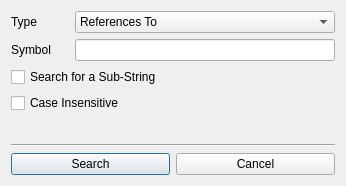
<?xml version="1.0" encoding="UTF-8"?>
<ui version="4.0">
 <class>CScope</class>
 <widget class="QDialog" name="CScope">
  <property name="geometry">
   <rect>
    <x>0</x>
    <y>0</y>
    <width>346</width>
    <height>186</height>
   </rect>
  </property>
  <property name="windowTitle">
   <string>CScope Lookup</string>
  </property>
  <layout class="QVBoxLayout" name="verticalLayout_2">
   <item>
    <layout class="QHBoxLayout" name="horizontalLayout">
     <item>
      <widget class="QLabel" name="typeLabel">
       <property name="text">
        <string>Type</string>
       </property>
      </widget>
     </item>
     <item>
      <widget class="QComboBox" name="typeComboBox">
       <property name="sizePolicy">
        <sizepolicy hsizetype="Minimum" vsizetype="Fixed">
         <horstretch>0</horstretch>
         <verstretch>0</verstretch>
        </sizepolicy>
       </property>
       <property name="minimumSize">
        <size>
         <width>260</width>
         <height>0</height>
        </size>
       </property>
       <item>
        <property name="text">
         <string>References To</string>
        </property>
       </item>
       <item>
        <property name="text">
         <string>Definition Of</string>
        </property>
       </item>
       <item>
        <property name="text">
         <string>Functions Called By</string>
        </property>
       </item>
       <item>
        <property name="text">
         <string>Functions Calling</string>
        </property>
       </item>
       <item>
        <property name="text">
         <string>Find Text</string>
        </property>
       </item>
       <item>
        <property name="text">
         <string>?</string>
        </property>
       </item>
       <item>
        <property name="text">
         <string>-</string>
        </property>
       </item>
       <item>
        <property name="text">
         <string>Find File</string>
        </property>
       </item>
       <item>
        <property name="text">
         <string>Including Files</string>
        </property>
       </item>
      </widget>
     </item>
    </layout>
   </item>
   <item>
    <layout class="QHBoxLayout" name="horizontalLayout_2">
     <item>
      <widget class="QLabel" name="symbolLabel">
       <property name="text">
        <string>Symbol</string>
       </property>
      </widget>
     </item>
     <item>
      <widget class="QLineEdit" name="symbolString">
       <property name="sizePolicy">
        <sizepolicy hsizetype="Minimum" vsizetype="Fixed">
         <horstretch>0</horstretch>
         <verstretch>0</verstretch>
        </sizepolicy>
       </property>
       <property name="minimumSize">
        <size>
         <width>260</width>
         <height>0</height>
        </size>
       </property>
      </widget>
     </item>
    </layout>
   </item>
   <item>
    <widget class="QCheckBox" name="subStringCheckBox">
     <property name="text">
      <string>Search for a Sub-String</string>
     </property>
    </widget>
   </item>
   <item>
    <widget class="QCheckBox" name="caseInsensitiveCheckBox">
     <property name="text">
      <string>Case Insensitive</string>
     </property>
    </widget>
   </item>
   <item>
    <spacer name="verticalSpacer">
     <property name="orientation">
      <enum>Qt::Vertical</enum>
     </property>
     <property name="sizeHint" stdset="0">
      <size>
       <width>20</width>
       <height>40</height>
      </size>
     </property>
    </spacer>
   </item>
   <item>
    <widget class="Line" name="line">
     <property name="orientation">
      <enum>Qt::Horizontal</enum>
     </property>
    </widget>
   </item>
   <item>
    <layout class="QHBoxLayout" name="horizontalLayout_3">
     <item>
      <widget class="QPushButton" name="executeButton">
       <property name="text">
        <string>Search</string>
       </property>
       <property name="default">
        <bool>true</bool>
       </property>
      </widget>
     </item>
     <item>
      <widget class="QPushButton" name="cancelButton">
       <property name="text">
        <string>Cancel</string>
       </property>
      </widget>
     </item>
    </layout>
   </item>
  </layout>
 </widget>
 <resources/>
 <connections/>
</ui>
